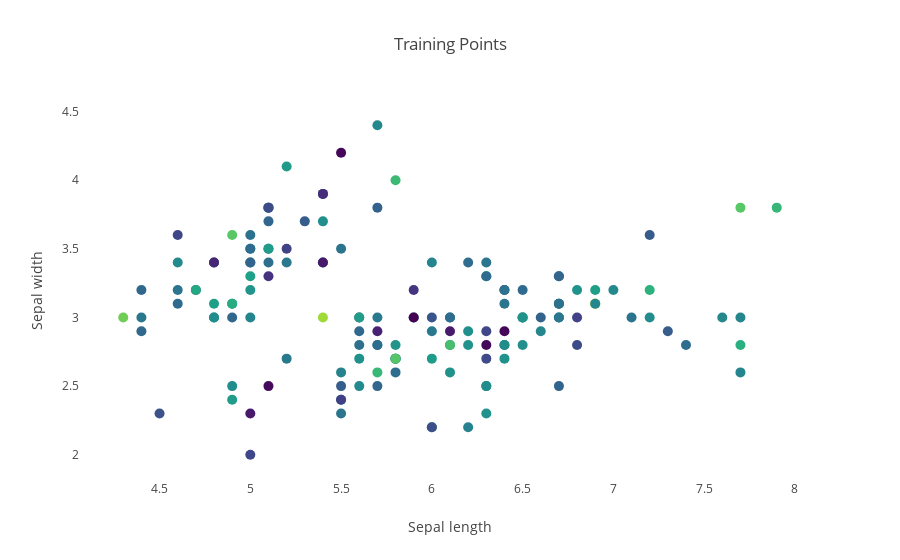

The notebook cell this image was saved under:
### Code cell
py.iplot(fig)

### Figure 1 — Plotly figure (JSON) as saved in the notebook; plotly's stock layout.template omitted (floating-point values rounded to 4 significant figures; data arrays with more than 128 entries replaced by an {"elided": "..."} marker saying what was removed)
{"data": [{"marker": {"color": {"elided": "150 float values"}, "colorscale": "Viridis", "showscale": false, "size": 10}, "mode": "markers", "x": {"elided": "150 float values"}, "y": {"elided": "150 float values"}, "type": "scatter", "uid": "1eedf75a-2d85-42d6-95a3-9f5230518a9a"}], "layout": {"title": {"text": "Training Points"}, "xaxis": {"showgrid": false, "title": {"text": "Sepal length"}}, "yaxis": {"showgrid": false, "title": {"text": "Sepal width"}}}}
